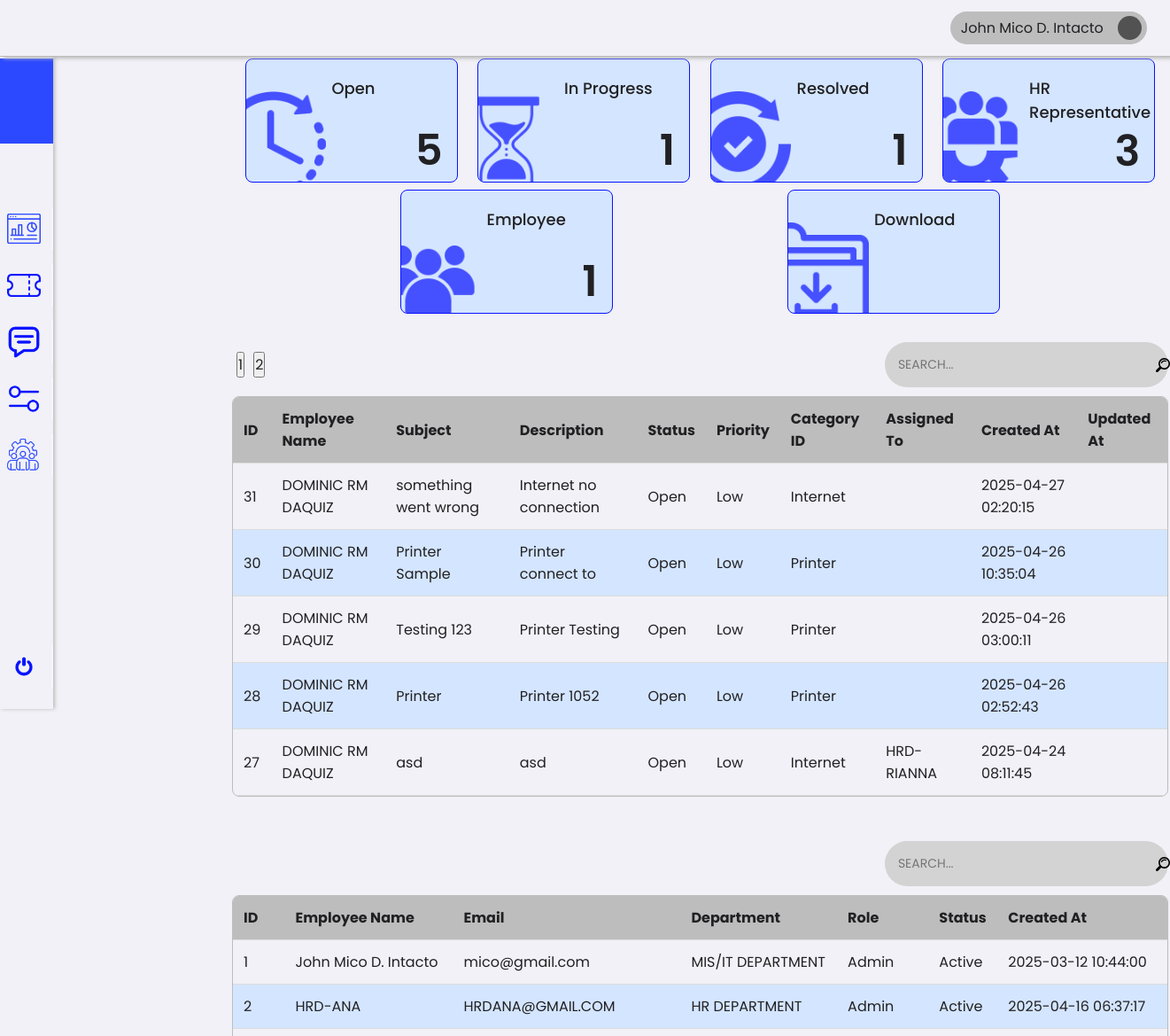
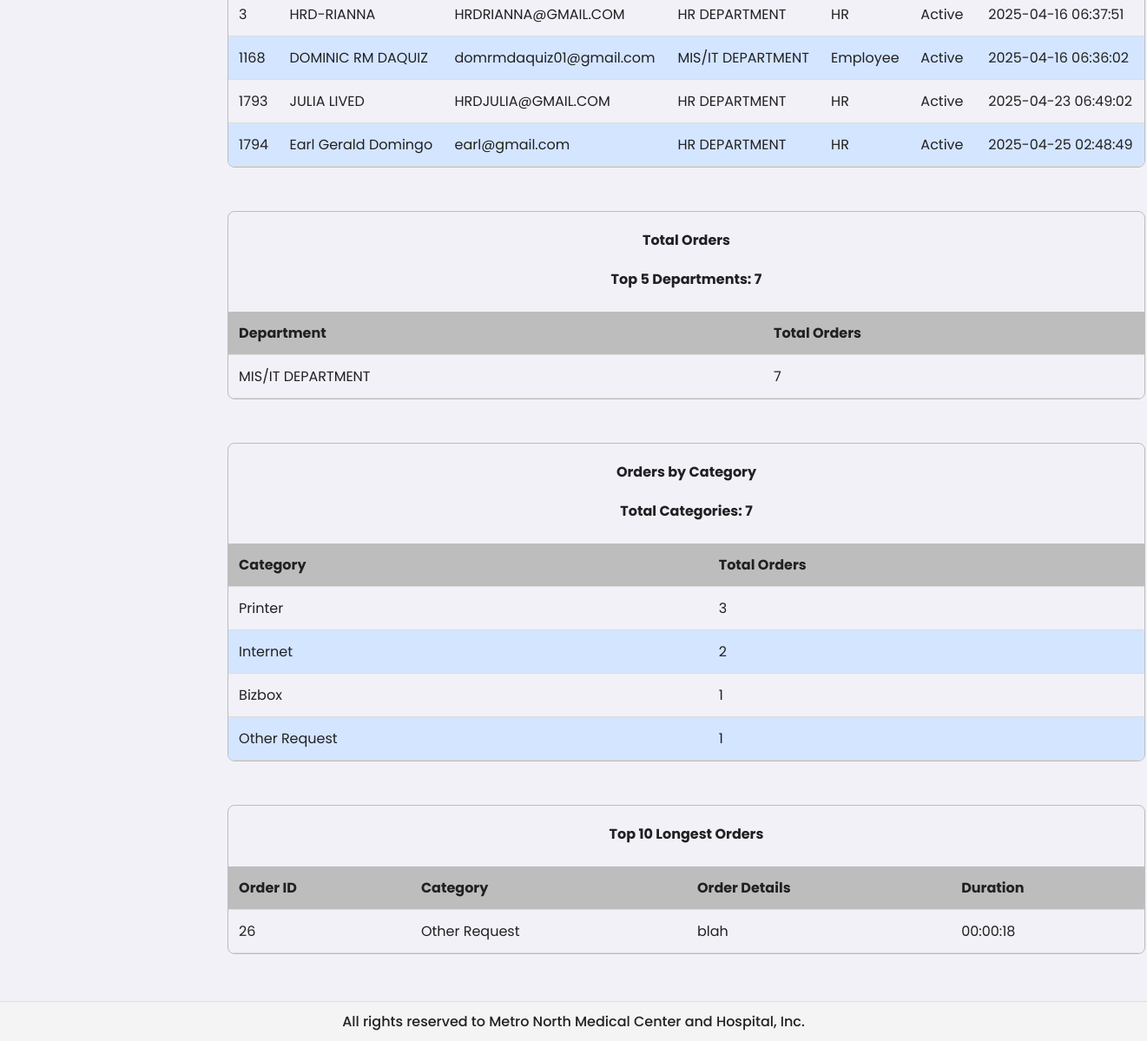
The app's page /1/superAdmin/dashboard.php (signed in), older data (2 pictures, top to bottom).
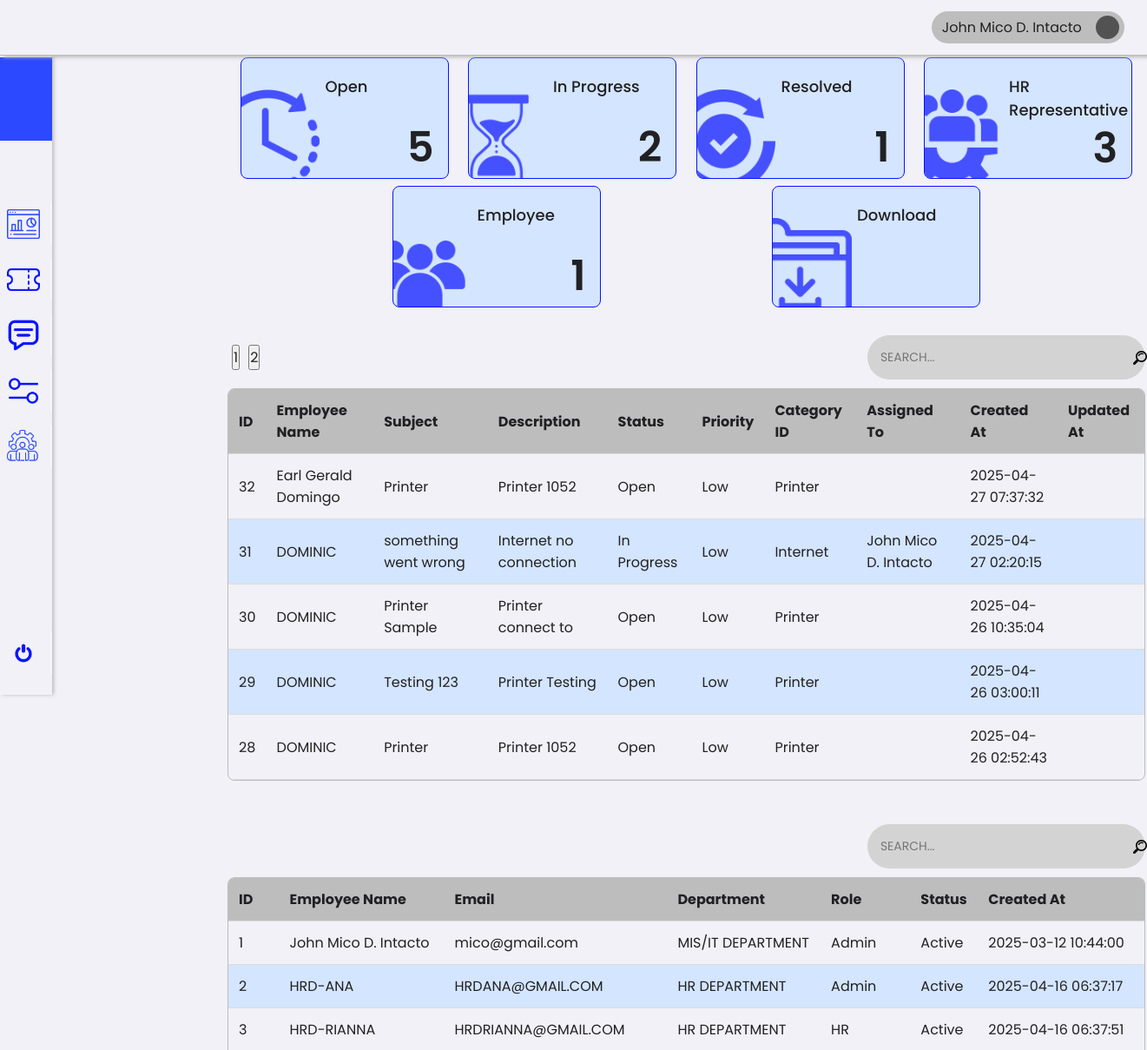
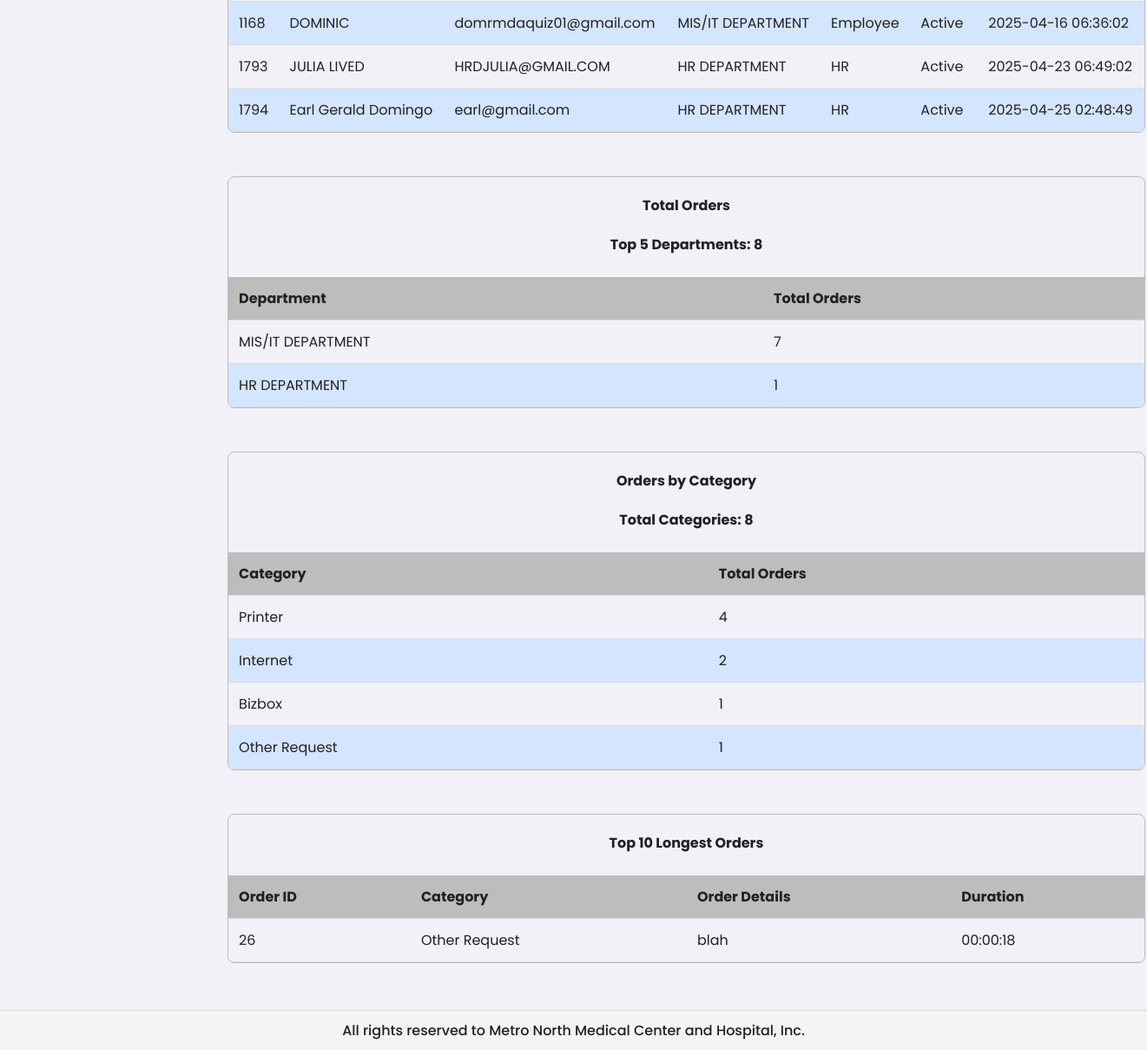
The same page, newer data (2 pictures, top to bottom).
### tables this page shows
CREATE TABLE `tickets` (
  `id` int(11) NOT NULL,
  `employee_id` int(11) NOT NULL,
  `subject` varchar(255) NOT NULL,
  `description` text NOT NULL,
  `status` enum('Open','In Progress','Resolved','Closed') DEFAULT 'Open',
  `priority` enum('Low','Medium','High') DEFAULT 'Low',
  `category_id` int(11) NOT NULL,
  `assigned_to` int(11) DEFAULT NULL,
  `created_at` timestamp NOT NULL DEFAULT current_timestamp(),
  `start_at` timestamp NULL DEFAULT NULL,
  `updated_at` timestamp NULL DEFAULT NULL,
  `leave_type_id` int(11) DEFAULT NULL,
  `leave_request_id` int(11) DEFAULT NULL
);

CREATE TABLE `users` (
  `id` int(11) NOT NULL,
  `name` varchar(255) NOT NULL,
  `email` varchar(255) NOT NULL,
  `password` varchar(255) NOT NULL,
  `role` enum('Employee','HR','HR HEAD','Admin') NOT NULL,
  `department` varchar(255) DEFAULT NULL,
  `status` enum('Active','Inactive') NOT NULL,
  `created_at` timestamp NOT NULL DEFAULT current_timestamp()
);

CREATE TABLE `categories` (
  `id` int(11) NOT NULL,
  `name` varchar(255) NOT NULL
);

### 0/includes/platesCount.php (called while the page is built, shortened)
<?php
try {
    require 'db.php';
    $statusCounts = [
        'Open' => 0,
        'In Progress' => 0,
        'Resolved' => 0
    ];
    $sql = "SELECT status, COUNT(*) AS count FROM tickets WHERE status IN ('Open', 'In Progress', 'Resolved') GROUP BY status";
    $stmt = $pdo->query($sql);
    $results = $stmt->fetchAll(PDO::FETCH_ASSOC);
    foreach ($results as $row) {
        $statusCounts[$row['status']] = $row['count'];
    }
} catch (PDOException $e) {
    die("Database connection failed: " . $e->getMessage());
}

### 0/includes/adminTableQuery.php (called while the page is built, shortened)
<?php
try {
    require 'db.php';
    require 'platesCount.php';
    $sql = "SELECT
                t.id,
                e.name AS employee_name,
                 e.department AS assigned_department,
                t.subject,
                t.description,
                t.status,
                t.priority,
                c.name AS category_name,
                a.name AS assigned_to_name,
                t.created_at,
                t.start_at,
                t.updated_at
            FROM tickets t
            LEFT JOIN users e ON t.employee_id = e.id
            LEFT JOIN users a ON t.assigned_to = a.id
            LEFT JOIN categories c ON t.category_id = c.id
            ORDER BY t.created_at DESC";
    $stmt = $pdo->prepare($sql);
    $stmt->execute();
    $tickets = $stmt->fetchAll(PDO::FETCH_ASSOC);
} catch (PDOException $e) {
    die("Database connection failed: " . $e->getMessage());
}

### 0/includes/accessControl.php (called while the page is built, shortened)
<?php
    $userId = $_SESSION['user_id'];
    $sql = 'SELECT * FROM users WHERE id = :id';
    $stmt = $pdo->prepare($sql);
    $stmt->execute(['id' => $userId]);
    $user = $stmt->fetch();

### 0/includes/employeeTicket.php (called while the page is built, shortened)
<?php
    require_once 'db.php';
    require_once 'accessControl.php';

### 0/includes/adminDashboardTables.php (called while the page is built, shortened)
<?php
require 'db.php';
try {
    $limit = 10;
    $pageUser = isset($_GET['userPage']) && is_numeric($_GET['userPage']) ? (int)$_GET['userPage'] : 1;
    $offset = ($pageUser - 1) * $limit;
    $sql = "SELECT * FROM users
            ORDER BY id ASC
            LIMIT :limit OFFSET :offset";
    $stmt = $pdo->prepare($sql);
    $stmt->bindParam(':limit', $limit, PDO::PARAM_INT);
    $stmt->bindParam(':offset', $offset, PDO::PARAM_INT);
    $stmt->execute();
    $users = $stmt->fetchAll(PDO::FETCH_ASSOC);
} catch (PDOException $e) {
    die("Database connection failed: " . $e->getMessage());
}
try {
    $topDepartmentsSql = "
        SELECT
            u.department AS department,
            COUNT(t.id) AS totalDepartmentCounts
        FROM tickets t
        LEFT JOIN users u ON t.employee_id = u.id
        GROUP BY u.department
        ORDER BY totalDepartmentCounts DESC
        LIMIT 5
    ";
    $stmt = $pdo->query($topDepartmentsSql);
    $totalDepartments = $stmt->fetchAll(PDO::FETCH_ASSOC);
    $totalTickets = array_sum(array_column($totalDepartments, 'totalDepartmentCounts'));
} catch (PDOException $e) {
    die("Database connection failed while fetching top departments: " . $e->getMessage());
}
try {
    $topCategoriesSql = "
        SELECT
            c.name AS category,
            COUNT(t.id) AS totalCategoryCounts
        FROM tickets t
        LEFT JOIN categories c ON t.category_id = c.id
        GROUP BY c.name
        ORDER BY totalCategoryCounts DESC
        LIMIT 5
    ";
    $stmt = $pdo->query($topCategoriesSql);
    $totalCategories = $stmt->fetchAll(PDO::FETCH_ASSOC);
    $totalCategory = array_sum(array_column($totalCategories, 'totalCategoryCounts'));
} catch (PDOException $e) {
    die("Database connection failed while fetching top categories: " . $e->getMessage());
}
try {
    $longestOrdersSql = "
        SELECT
            t.id AS ticket_id,
            c.name AS category,
            t.description AS order_details,
            TIMESTAMPDIFF(SECOND, t.start_at, t.updated_at) AS duration_seconds,
            t.start_at,
            t.updated_at
        FROM tickets t
        LEFT JOIN categories c ON t.category_id = c.id
        WHERE t.start_at IS NOT NULL AND t.updated_at IS NOT NULL
        ORDER BY duration_seconds DESC
        LIMIT 10
    ";
    $stmt = $pdo->query($longestOrdersSql);
    $longestOrders = $stmt->fetchAll(PDO::FETCH_ASSOC);
} catch (PDOException $e) {
    die("Database connection failed while fetching longest orders: " . $e->getMessage());
}
?>

### 1/superAdmin/dashboard.php (the view, shortened to what the changed rows need)
<?php
require_once '../../0/includes/employeeTicket.php';
require_once '../../0/includes/adminTableQuery.php';
require_once '../../0/includes/adminDashboardTables.php';
?>
<!DOCTYPE html>
<html lang="en">
<head>
    <link rel="stylesheet" href="../../assets/css/framework.css">
    <link rel="stylesheet" href="../../assets/css/dashboard.css">
</head>
<body>
    <div class="container">
        <d class="content">
            <div class="row plateRow">
<div class="col plate" id="plate2" data-status="In Progress">
    <div class="plateContent" data-status="In Progress">
        <div class="plateTitle">In Progress</div>
        <div class="plateValue"><?= htmlspecialchars($statusCounts['In Progress']) ?></div>
    </div>
</div>
            </div>
            <div class="tableContainer" id="tableContainerTicketID">
                <table>
                    <thead>
                        <tr>
                            <th>ID <i class="fas fa-sort"></i></th>
                            <th>Employee Name <i class="fas fa-sort"></i></th>
                            <th>Subject <i class="fas fa-sort"></i></th>
                            <th>Description <i class="fas fa-sort"></i></th>
                            <th>Status <i class="fas fa-sort"></i></th>
                            <th>Priority <i class="fas fa-sort"></i></th>
                            <th>Category ID <i class="fas fa-sort"></i></th>
                            <th>Assigned To <i class="fas fa-sort"></i></th>
                            <th>Created At <i class="fas fa-sort"></i></th>
                            <th>Updated At <i class="fas fa-sort"></i></th>
                        </tr>
                    </thead>
                    <tbody>
                        <?php if (!empty($tickets)): ?>
                            <?php foreach ($tickets as $ticket): ?>
                                <tr data-id="<?= htmlspecialchars($user['id']) ?>">
                                    <td><?= htmlspecialchars($ticket['id']) ?></td>
                                    <td><?= htmlspecialchars($ticket['employee_name']) ?></td>
                                    <td><?= htmlspecialchars($ticket['subject']) ?></td>
                                    <td><?= htmlspecialchars($ticket['description']) ?></td>
                                    <td><?= htmlspecialchars($ticket['status']) ?></td>
                                    <td><?= htmlspecialchars($ticket['priority']) ?></td>
                                    <td><?= htmlspecialchars($ticket['category_name']) ?></td>
                                    <td><?= htmlspecialchars($ticket['assigned_to_name']) ?></td>
                                    <td><?= htmlspecialchars($ticket['created_at']) ?></td>
                                    <td><?= htmlspecialchars($ticket['updated_at']) ?></td>
                                </tr>
                            <?php endforeach; ?>
                        <?php else: ?>
                            <tr>
                                <td colspan="10" style="text-align: center;">No tickets found</td>
                            </tr>
                        <?php endif; ?>
                    </tbody>
                </table>
            </div>
            <br><br>
            <div class="tableContainer" id="tableContainerUserID">
                <table class="ticketTable">
                    <thead>
                        <tr>
                            <th>ID <i class="fas fa-sort"></i></th>
                            <th>Employee Name <i class="fas fa-sort"></i></th>
                            <th>Email <i class="fas fa-sort"></i></th>
                            <th>Department <i class="fas fa-sort"></i></th>
                            <th>Role <i class="fas fa-sort"></i></th>
                            <th>Status <i class="fas fa-sort"></i></th>
                            <th>Created At <i class="fas fa-sort"></i></th>
                        </tr>
                    </thead>
                    <tbody>
                        <?php if (!empty($users)): ?>
                            <?php foreach ($users as $user): ?>
                                <tr class="<?= $user['status'] === 'Inactive' ? 'inactive-row' : '' ?>">
                                    <td><?= htmlspecialchars($user['id'] ?? 'N/A') ?></td>
                                    <td><?= htmlspecialchars($user['name'] ?? 'N/A') ?></td>
                                    <td><?= htmlspecialchars($user['email'] ?? 'N/A') ?></td>
                                    <td><?= htmlspecialchars($user['department'] ?? 'N/A') ?></td>
                                    <td><?= htmlspecialchars($user['role'] ?? 'N/A') ?></td>
                                    <td><?= htmlspecialchars($user['status'] ?? 'N/A') ?></td>
                                    <td><?= htmlspecialchars($user['created_at'] ?? 'N/A') ?></td>
                                </tr>
                            <?php endforeach; ?>
                        <?php else: ?>
                            <tr>
                                <td colspan="7" style="text-align: center;">No users found</td>
                            </tr>
                        <?php endif; ?>
                    </tbody>
                </table>
            </div>
            <br><br>
            <div class="tableContainer" id="tableContainerDepartment">
                <table>
                    <h1 style="text-align: center; margin-top: 20px;">Total Orders</h1>
                    <h1 style="text-align: center; margin-top: 20px;">
                        Top 5 Departments: <?= htmlspecialchars($totalTickets ?? 0) ?>
                    </h1>
                    <br>
                    <thead>
                        <tr>
                            <th>Department <i class="fas fa-sort"></i></th>
                            <th>Total Orders <i class="fas fa-sort"></i></th>
                        </tr>
                    </thead>
                    <tbody>
                        <?php if (!empty($totalDepartments)): ?>
                            <?php foreach ($totalDepartments as $department): ?>
                                <tr>
                                    <td><?= htmlspecialchars($department['department'] ?? 'N/A') ?></td>
                                    <td><?= htmlspecialchars($department['totalDepartmentCounts'] ?? 0) ?></td>
                                </tr>
                            <?php endforeach; ?>
                        <?php else: ?>
                            <tr>
                                <td colspan="2" style="text-align: center;">No Department found</td>
                            </tr>
                        <?php endif; ?>
                    </tbody>
                </table>
            </div>
            <br><br>
            <div class="tableContainer" id="tableContainerCategory">
                <table>
                    <h1 style="text-align: center; margin-top: 20px;">Orders by Category</h1>
                    <h1 style="text-align: center; margin-top: 20px;">
                        Total Categories: <?= htmlspecialchars($totalCategory ?? 0) ?>
                    </h1>
                    <br>
                    <thead>
                        <tr>
                            <th>Category <i class="fas fa-sort"></i></th>
                            <th>Total Orders <i class="fas fa-sort"></i></th>
                        </tr>
                    </thead>
                    <tbody>
                        <?php if (!empty($totalCategories)): ?>
                            <?php foreach ($totalCategories as $category): ?>
                                <tr>
                                    <td><?= htmlspecialchars($category['category'] ?? 'N/A') ?></td>
                                    <td><?= htmlspecialchars($category['totalCategoryCounts'] ?? 0) ?></td>
                                </tr>
                            <?php endforeach; ?>
                        <?php else: ?>
                            <tr>
                                <td colspan="2" style="text-align: center;">No Category found</td>
                            </tr>
                        <?php endif; ?>
                    </tbody>
                </table>
            </div>
            <br><br>
            <div class="tableContainer" id="tableContainerCategory">
    <table>
        <h1 style="text-align: center; margin-top: 20px;">Top 10 Longest Orders</h1>
        <br>
        <thead>
            <tr>
                <th>Order ID <i class="fas fa-sort"></i></th>
                <th>Category <i class="fas fa-sort"></i></th>
                <th>Order Details <i class="fas fa-sort"></i></th>
                <th>Duration <i class="fas fa-sort"></i></th>
            </tr>
        </thead>
        <tbody>
            <?php if (!empty($longestOrders)): ?>
                <?php foreach ($longestOrders as $order): ?>
                    <tr>
                        <td><?= htmlspecialchars($order['ticket_id'] ?? 'N/A') ?></td>
                        <td><?= htmlspecialchars($order['category'] ?? 'N/A') ?></td>
                        <td><?= htmlspecialchars($order['order_details'] ?? 'N/A') ?></td>
                        <td>
                            <?php
                                $hours = floor($order['duration_seconds'] / 3600);
                                $minutes = floor(($order['duration_seconds'] % 3600) / 60);
                                $seconds = $order['duration_seconds'] % 60;
                                echo sprintf('%02d:%02d:%02d', $hours, $minutes, $seconds);
                            ?>
                        </td>
                    </tr>
                <?php endforeach; ?>
            <?php else: ?>
                <tr>
                    <td colspan="4" style="text-align: center;">No Orders found</td>
                </tr>
            <?php endif; ?>
        </tbody>
    </table>
</div>
            <br><br><br><br>
    </div>
</body>
</html>

Row changes from the older to the newer data that the page shows:
no longer on this page (row unchanged): tickets: id "27", employee.name "DOMINIC RM DAQUIZ", subject "asd", description "asd", status "Open", priority "Low", category.name "Internet", assigned_to.name "HRD-RIANNA", created_at "2025-04-24 08:11:45"
added tickets: id "32", employee.name "Earl Gerald Domingo", subject "Printer", description "Printer 1052", status "Open", priority "Low", category.name "Printer", created_at "2025-04-27 07:37:32"
changed tickets "something went wrong": assigned_to empty → 1 (drawn); employee.name "DOMINIC RM DAQUIZ" → "DOMINIC"; status "Open" → "In Progress"; assigned_to.name (not shown) → "John Mico D. Intacto"
changed through a linked row, tickets "Printer Sample": employee.name "DOMINIC RM DAQUIZ" → "DOMINIC"
changed through a linked row, tickets "Testing 123": employee.name "DOMINIC RM DAQUIZ" → "DOMINIC"
changed through a linked row, tickets id 28: employee.name "DOMINIC RM DAQUIZ" → "DOMINIC"
changed users "domrmdaquiz01@gmail.com": name "DOMINIC RM DAQUIZ" → "DOMINIC"
Text that changed along with them:
$statusCounts['In Progress']: "1" → "2"
$totalTickets: "7" → "8"
$totalCategory: "7" → "8"
new list line: "HR DEPARTMENT 1"
new list line: "Printer 4"
list line gone: "Printer 3"
